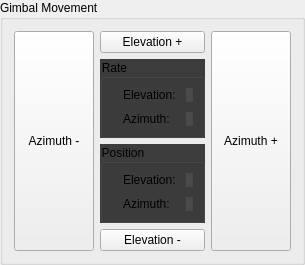
         <widget class="QGroupBox" name="groupBox_2">
          <property name="styleSheet">
           <string notr="true"/>
          </property>
          <property name="title">
           <string>Gimbal Movement</string>
          </property>
          <layout class="QHBoxLayout" name="horizontalLayout_2" stretch="1,2,1">
           <item>
            <widget class="QPushButton" name="Azimuth_Neg_pushButton">
             <property name="sizePolicy">
              <sizepolicy hsizetype="Minimum" vsizetype="Expanding">
               <horstretch>0</horstretch>
               <verstretch>0</verstretch>
              </sizepolicy>
             </property>
             <property name="text">
              <string>Azimuth -</string>
             </property>
            </widget>
           </item>
           <item>
            <layout class="QVBoxLayout" name="verticalLayout_5" stretch="1,2,2,1">
             <item>
              <widget class="QPushButton" name="Elevation_Pos_pushButton">
               <property name="sizePolicy">
                <sizepolicy hsizetype="Minimum" vsizetype="Expanding">
                 <horstretch>0</horstretch>
                 <verstretch>0</verstretch>
                </sizepolicy>
               </property>
               <property name="text">
                <string>Elevation +</string>
               </property>
              </widget>
             </item>
             <item>
              <widget class="QGroupBox" name="groupBox_5">
               <property name="styleSheet">
                <string notr="true">QGroupBox {
        background-color: #3c3c3c;
}

QLabel {
        background-color: #3c3c3c;
}</string>
               </property>
               <property name="title">
                <string>Rate</string>
               </property>
               <layout class="QFormLayout" name="formLayout">
                <property name="horizontalSpacing">
                 <number>10</number>
                </property>
                <property name="verticalSpacing">
                 <number>10</number>
                </property>
                <property name="leftMargin">
                 <number>20</number>
                </property>
                <item row="0" column="0">
                 <widget class="QLabel" name="label_2">
                  <property name="autoFillBackground">
                   <bool>false</bool>
                  </property>
                  <property name="text">
                   <string>Elevation:</string>
                  </property>
                 </widget>
                </item>
                <item row="0" column="1">
                 <widget class="QLabel" name="txt_Elevation_Rate">
                  <property name="styleSheet">
                   <string notr="true">background-color: #4a4a4a</string>
                  </property>
                  <property name="text">
                   <string/>
                  </property>
                 </widget>
                </item>
                <item row="1" column="0">
                 <widget class="QLabel" name="label_4">
                  <property name="text">
                   <string>Azimuth:</string>
                  </property>
                 </widget>
                </item>
                <item row="1" column="1">
                 <widget class="QLabel" name="txt_Azimuth_Rate">
                  <property name="styleSheet">
                   <string notr="true">background-color: #4a4a4a</string>
                  </property>
                  <property name="text">
                   <string/>
                  </property>
                 </widget>
                </item>
               </layout>
              </widget>
             </item>
             <item>
              <widget class="QGroupBox" name="groupBox_6">
               <property name="styleSheet">
                <string notr="true">QGroupBox {
        background-color: #3c3c3c;
}

QLabel {
        background-color: #3c3c3c;
}</string>
               </property>
               <property name="title">
                <string>Position</string>
               </property>
               <layout class="QFormLayout" name="formLayout_2">
                <property name="horizontalSpacing">
                 <number>10</number>
                </property>
                <property name="verticalSpacing">
                 <number>10</number>
                </property>
                <property name="leftMargin">
                 <number>20</number>
                </property>
                <item row="0" column="0">
                 <widget class="QLabel" name="label_6">
                  <property name="text">
                   <string>Elevation:</string>
                  </property>
                 </widget>
                </item>
                <item row="1" column="0">
                 <widget class="QLabel" name="label_7">
                  <property name="text">
                   <string>Azimuth:</string>
                  </property>
                 </widget>
                </item>
                <item row="0" column="1">
                 <widget class="QLabel" name="txt_Elevation_position">
                  <property name="styleSheet">
                   <string notr="true">background-color: #4a4a4a</string>
                  </property>
                  <property name="text">
                   <string/>
                  </property>
                 </widget>
                </item>
                <item row="1" column="1">
                 <widget class="QLabel" name="txt_Azimuth_position">
                  <property name="styleSheet">
                   <string notr="true">background-color: #4a4a4a</string>
                  </property>
                  <property name="text">
                   <string/>
                  </property>
                 </widget>
                </item>
               </layout>
              </widget>
             </item>
             <item>
              <widget class="QPushButton" name="Elevation_Neg_pushButton">
               <property name="sizePolicy">
                <sizepolicy hsizetype="Minimum" vsizetype="Expanding">
                 <horstretch>0</horstretch>
                 <verstretch>0</verstretch>
                </sizepolicy>
               </property>
               <property name="text">
                <string>Elevation -</string>
               </property>
              </widget>
             </item>
            </layout>
           </item>
           <item>
            <widget class="QPushButton" name="Azimuth_Pos_pushButton">
             <property name="sizePolicy">
              <sizepolicy hsizetype="Minimum" vsizetype="Expanding">
               <horstretch>0</horstretch>
               <verstretch>0</verstretch>
              </sizepolicy>
             </property>
             <property name="text">
              <string>Azimuth +</string>
             </property>
            </widget>
           </item>
          </layout>
         </widget>
